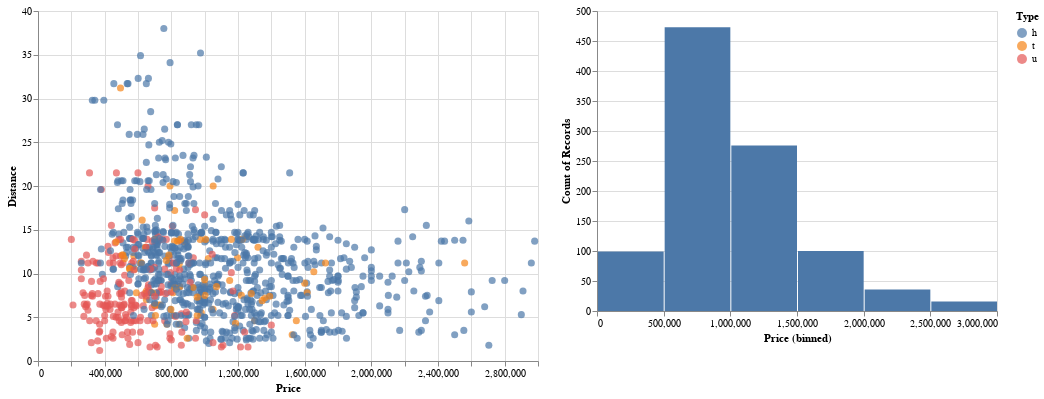

This figure's notebook cell:
### Code cell
chart1 | chart2

### Figure 1 — Vega-Lite specification as saved in the notebook (floating-point values rounded to 4 significant figures; data arrays with more than 128 entries replaced by an {"elided": "..."} marker saying what was removed)
{"config": {"view": {"continuousWidth": 400, "continuousHeight": 300}}, "hconcat": [{"mark": {"type": "circle", "size": 50}, "encoding": {"color": {"type": "nominal", "field": "Type"}, "x": {"type": "quantitative", "field": "Price"}, "y": {"type": "quantitative", "field": "Distance"}}, "height": 350, "selection": {"selector002": {"type": "interval"}}, "width": 500}, {"mark": "bar", "encoding": {"x": {"type": "quantitative", "bin": true, "field": "Price"}, "y": {"type": "quantitative", "aggregate": "count"}}, "transform": [{"filter": {"selection": "selector002"}}]}], "data": {"name": "data-b2766d3969ea01cfa98587ae040ad0a2"}, "$schema": "https://vega.github.io/schema/vega-lite/v4.8.1.json", "datasets": {"data-b2766d3969ea01cfa98587ae040ad0a2": {"elided": "1000 records"}}}
